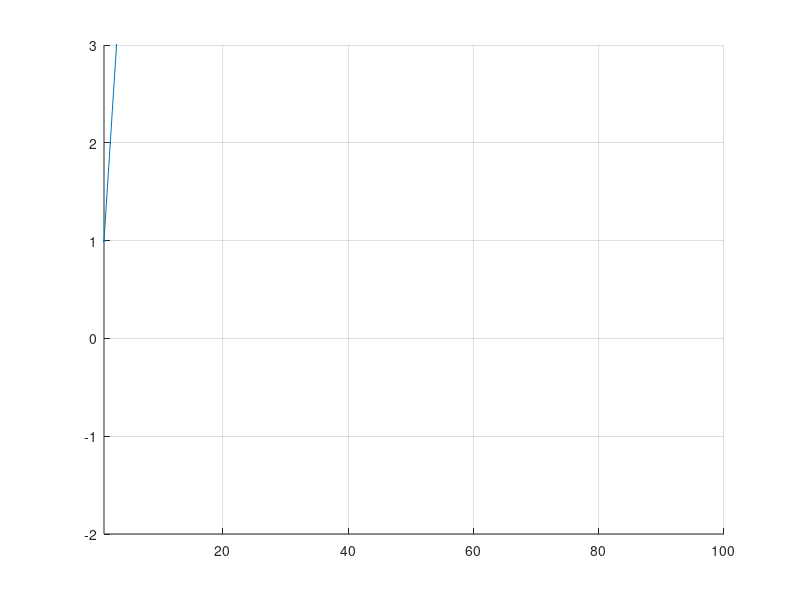

This figure's MATLAB source: (Note: this script raises an error after producing the figure.)
clear all;
clc;
% the data
     nt=5; % <- traces
     np=100; % <- data/trace
% prepare the plot
     axes('xlim',[1,np],'ylim',[-2,3]);
     x=1:np;
     y=1:np;
     lh=line(x,y,...
            'userdata',1,...
            'marker','.',...
            'markersize',5,...
            'linestyle','-');
     lb=line([inf,inf],[-2,3]);
     grid on;
     shg;
% prepare a simple timer function
     com=[
          'ix=get(lh,''userdata'')+1;',...
          'ix=rem(ix-1,np)+1;'...
          'y(ix)=rand;'...
          'set(lb,''xdata'',[ix,ix]);'...
          'set(lh,''ydata'',y,''userdata'',ix);'
     ];
% create the timer
     th=timer;
     set(th,...
        'timerfcn',com,...
        'period',.05,...
        'executionmode','fixedrate');
% ...and start it
     start(th);
% use
% stop(th);
% delete(th); 